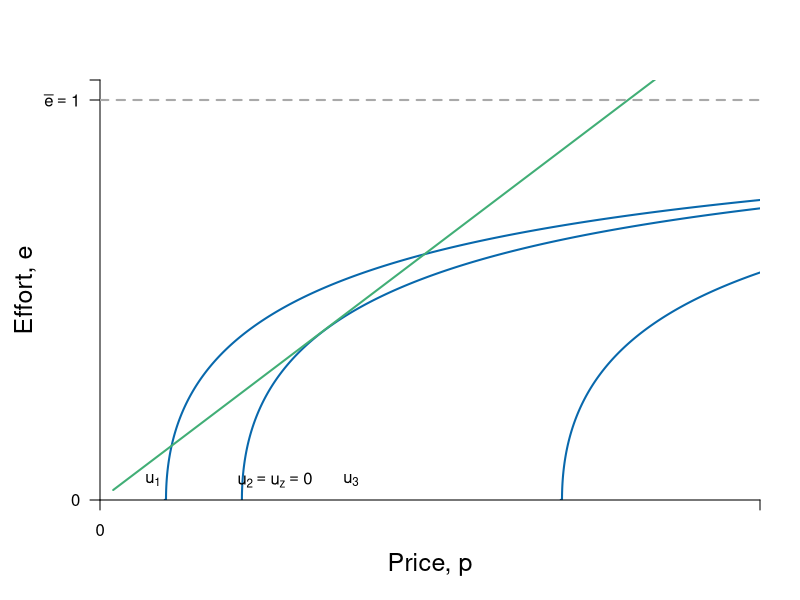

Write the R code that produced this figure. (Note: this script raises an error after producing the figure.)
require(shape)
pdf(file = "employment/employment_price_initial_indiff_ed.pdf", width = 9, height = 7)

#Set parameters for graphics
axislabelsize <- 1.5
graphlinewidth <- 2
segmentlinewidth <- 1.5

COL <- c("#7fc97f", "#beaed4", "#fdc086", "#ffff99", "#386cb0", "#f0027f", "#bf5b17", "#666666")
COLA <- c("#e0f3db", "#99d8c9","#66c2a4","#41ae76", "#238b45", "#005824")
COLB <- c("#4eb3d3", "#2b8cbe", "#0868ac","#084081")

#Parameters for figures
u1 <- 4
u2 <- 10
u3 <- 16
a1 <- 2
a2 <- 2
a3 <- 2

AgentUFn <- function(y, e, delta = 4){
  y - delta*(1/(1 - e) - e)
}

# indiffFn1 <- function(y, u1 = 4.5, a1 = 2) {
#   1 - (a1) / (y - u1)
# }
# 
# indiffFn2 <- function(y, u2 = 10.5, a2 = 2) {
#   1 - (a2) / (y - u2)
# }
# 
# indiffFn3 <- function(y, u3 = 16.5, a3 = 2) {
#   1 - (a3) / (y - u3)
# }

PCFn <- function(delta, mu = 16) {
  delta/mu
}

#The derivative for the function q = 1 - delta/(p - u) = delta/p - u)^2;
#From that we get the derivative and substitute in the relevant values
#for delta, u and p; that is we get a slope of 1/32
#But we also need the intercept; 0.375 above, or q/2 as it stood
tangentLine <- function(w){
  0.375 + (1/32)*w
}

COL <- c("#bae4b3", "#74c476", "#238b45")
par(mar =  c(5, 5, 4, 2))
xlims <- c(0, 10)
ylims <- c(0, 1.05)


plot(0, 0, xlim = xlims, ylim = ylims, type = "n",
     xlab = expression(paste("Price, ", p)),
     ylab = expression(paste("Effort, ", e)),
     xaxt = "n", 
     yaxt = "n",
     cex.lab = axislabelsize, 
     bty = "n", 
     xaxs="i", 
     yaxs="i")


# xpoly1 <- seq(from = xlims[1] + 0.2, to = 8, length.out = 500)
# ypoly1 <- PCFn(xpoly1, mu = 8)
# polygon(x = c(xpoly1, rev(xpoly1[1])), y = c(ypoly1, rev(ypoly1)[1]), col=COLA[1], density=NULL, border = NA)
# 

npts <- 500 
xx1 <- seq(u1 + a1 + 0.1, xlims[2], length.out = npts)
xx2 <- seq(u2 + a2 + 0.1, xlims[2], length.out = npts)
xx3 <- seq(3, xlims[2], length.out = npts)
xx4 <- seq(7, 17, 0.01)
xx5 <- seq(xlims[1] + 0.2, xlims[2], length.out = npts)
xx6 <- seq(xlims[1], 20, length.out = npts)


npts <- 501 
e <- seq(ylims[1], 0.99, length.out = npts)
y <- seq(xlims[1], xlims[2], length.out = npts) 
a <- c(-3, -1.85, 3)

contour(y, e, 
        outer(y, e, AgentUFn),
        drawlabels = FALSE,
        col = COLB[3],
        lwd = graphlinewidth,
        levels = a, 
        xaxs="i", 
        yaxs="i", 
        add = TRUE)


#Draw the lines for the graphs
lines(xx5, PCFn(xx5, mu = 8), col = COLA[4], lwd = graphlinewidth)
# lines(xx5, indiffFn1(xx5, u = 0), col = COLB[4], lwd = graphlinewidth)
# lines(xx5, indiffFn1(xx5, u = -1.5), col = COLB[4], lwd = graphlinewidth)
# lines(xx3, indiffFn1(xx3, u = 1.5), col = COLB[4], lwd = graphlinewidth)


#Customize ticks and labels for the plot
ticksy <- c(0,  1, ylims[2])
ylabels <- c(0,  expression(paste(bar(e) == 1) ), NA)
ticksx <- c(0, xlims[2])
xlabels <- c(0,  NA)
axis(1, at = ticksx, pos = 0, labels = xlabels)
axis(2, at = ticksy, pos = 0, labels = ylabels, las = 1)

#Annotation of the three indifference curves
text(0.8, 0.05, expression(paste(u[1])))
text(2.65, 0.05, expression(paste(u[2] == u[z], phantom() == 0)))
text(3.8, 0.05, expression(paste(u[3])))

#Line for the max quality, q = 1 
segments(0, 1, xlims[2], 1, lty = 2, col = "darkgray", lwd = 2)
#Annotating line of 100% quality
#text(1.4, 1.025, expression(paste("Maximum level of effort, ", bar(e))))

#Add a point for the tangency
# segments(4, 0, 4, PCFn(delta = 4, mu = 8), lty = 2, col = "darkgray", lwd = segmentlinewidth)
# segments(0, PCFn(delta = 4, mu = 8), 4, PCFn(delta = 4, mu = 8), lty = 2, col = "darkgray", lwd = segmentlinewidth)
# points(4, PCFn(delta = 4, mu = 8), pch = 16, col = "black", cex = 1.5)
# text(4, PCFn(delta = 4, mu = 8) + 0.03, expression(paste(c)))


#Arrow to Slope of production function
# Arrows(8, 0.9, 18, 0.9, col = "black", lty = 1, lwd = 1.5, arr.type = "triangle")
# text(5, 0.93, expression(paste("Slope = ", frac(1, y[e]))))
# text(6.4, 0.83, expression(paste(" = ", frac(e^0.5, phi))))
#text(6.2, 0.83, expression(paste(" = ", frac(y, 2*phi^2))))
# text(20.8, 0.96, expression(paste(y(e))))

# Arrows(19, 0.6, 16.5, 0.6, col = "black", lty = 1, lwd = 1.5, arr.type = "triangle")
# text(21, 0.6, expression(paste(-frac(1, y[e]) == frac(u[y],u[e]))))

# text(4, 0.5, expression(paste("Feasible")))
# text(4, 0.45, expression(paste("set")))



#Label the feasible frontier
# text(2, 0.75, expression("Better for"), cex = labelsize)
# text(2, 0.7, expression("employer"), cex = labelsize)
# text(3.2, 0.5, expression("(production possibilities frontier)"), cex = labelsize)
# Arrows(4.35, 0.95, 8.1, 0.95, col = "black", lty = 1, lwd = 2, arr.type = "triangle", arr.lwd = 0.5)

# text(8, 0.25, expression("Better for"), cex = labelsize)
# text(8, 0.2, expression("employee"), cex = labelsize)


# text(4, 0.97, expression(paste("Slope of iso-profit")), cex = labelsize)
# text(4, 0.89, expression(paste(-mrt(p,e) == frac(de,dp),phantom()==frac(e, p))), cex = labelsize)
# Arrows(5.1, 0.89, 6.9, 0.89, col = "black", lty = 1, lwd = 2, arr.type = "triangle", arr.lwd = 0.5)

text(8, 0.5, expression(paste(mrs(p,e) == frac(u[p],u[e]), phantom() == -frac( (1 - e)^2, delta ) )), cex = labelsize)
Arrows(6.4, 0.5, 4.25, 0.5, col = "black", lty = 1, lwd = 2, arr.type = "triangle", arr.lwd = 0.5)


dev.off()
